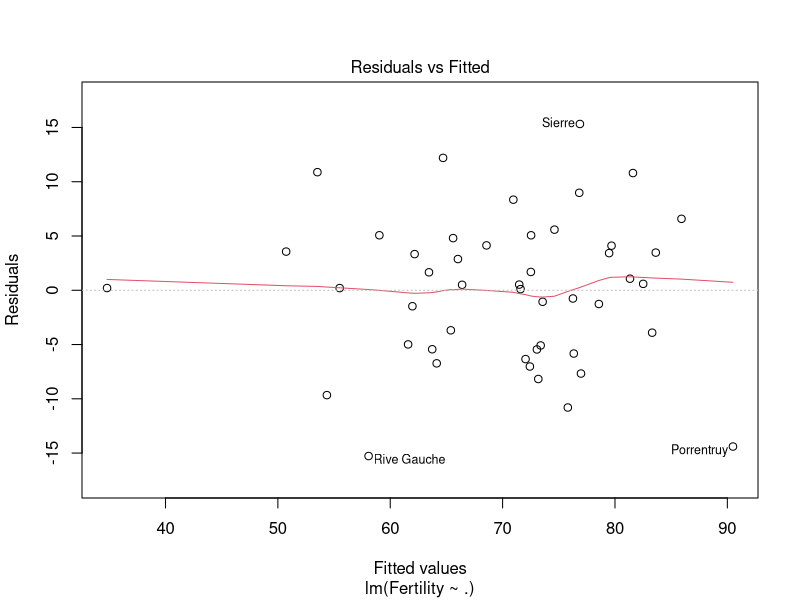
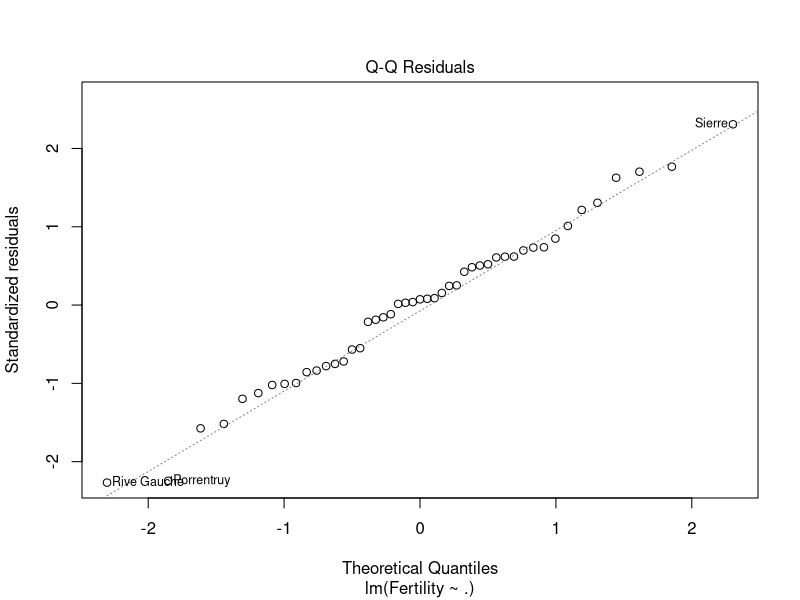
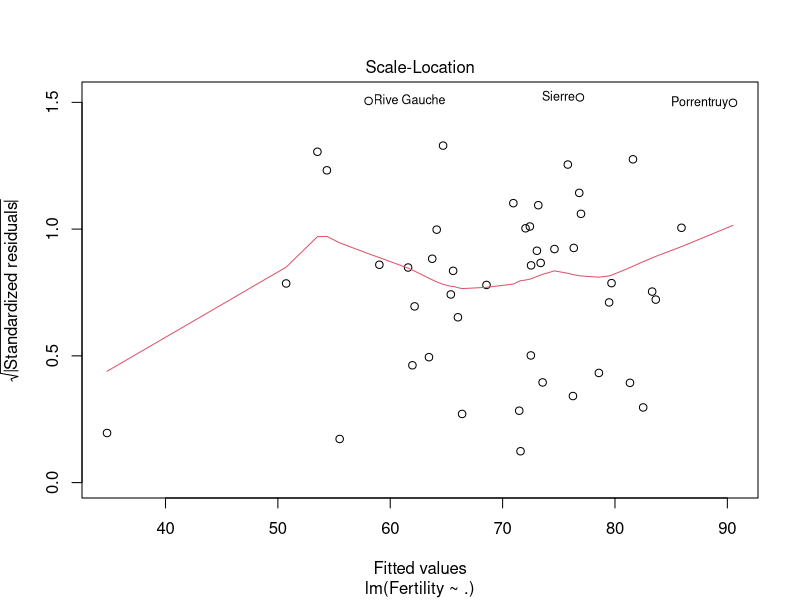
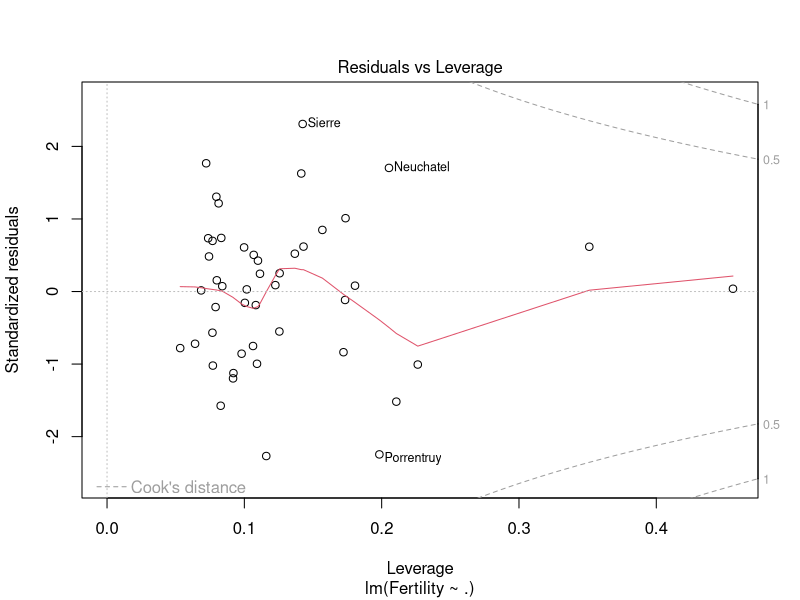

Reproduce these figures in R, in order.
#'---
#'title: "Linear models"
#'subtitle: "Code: Residuals ; Lecture 2_4"
#'author: "Bruno Fischer Colonimos"
#'date: '`r Sys.Date()`'
#'output:
#'      html_document:
#'          number_sections: yes
#'          theme: readable
#'          toc: yes
#'      word_document:
#'          default
#'      pdf_document:
#'          number_sections: yes
#'          theme: readable
#'          toc: yes
#' ---


#'
#'Data
#'====
data(swiss); par(mfrow = c(1, 1))


fit <- lm(Fertility ~ . , data = swiss);
plot(fit)


